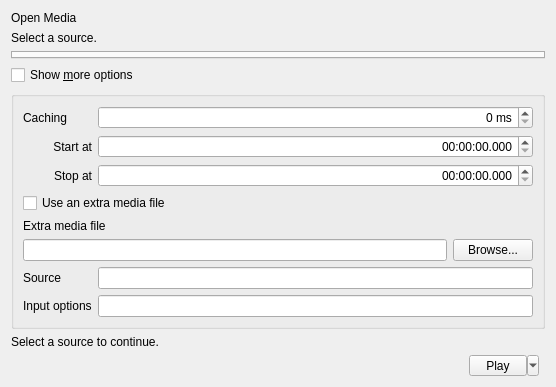
<?xml version="1.0" encoding="UTF-8"?>
<ui version="4.0">
 <author>Jean-Baptiste Kempf</author>
 <class>Open</class>
 <widget class="QWidget" name="Open">
  <property name="enabled">
   <bool>true</bool>
  </property>
  <property name="geometry">
   <rect>
    <x>0</x>
    <y>0</y>
    <width>556</width>
    <height>387</height>
   </rect>
  </property>
  <property name="sizePolicy">
   <sizepolicy hsizetype="Preferred" vsizetype="Preferred">
    <horstretch>0</horstretch>
    <verstretch>0</verstretch>
   </sizepolicy>
  </property>
  <property name="windowTitle">
   <string>Dialog</string>
  </property>
  <layout class="QGridLayout" name="gridLayout">
   <item row="0" column="0" colspan="3">
    <widget class="QLabel" name="openHeading">
     <property name="text">
      <string>Open Media</string>
     </property>
     <property name="wordWrap">
      <bool>true</bool>
     </property>
     <property name="textFormat">
      <enum>Qt::PlainText</enum>
     </property>
     <property name="redesignHeading" stdset="0">
      <bool>true</bool>
     </property>
    </widget>
   </item>
   <item row="1" column="0" colspan="3">
    <widget class="QLabel" name="openHelp">
     <property name="text">
      <string>Select a source.</string>
     </property>
     <property name="wordWrap">
      <bool>true</bool>
     </property>
     <property name="textFormat">
      <enum>Qt::PlainText</enum>
     </property>
    </widget>
   </item>
   <item row="2" column="0" colspan="3">
    <widget class="QScrollArea" name="openSourceScroll">
     <property name="widgetResizable">
      <bool>true</bool>
     </property>
     <property name="frameShape">
      <enum>QFrame::NoFrame</enum>
     </property>
     <widget class="QWidget" name="openSourceContent">
      <layout class="QVBoxLayout" name="openSourceLayout">
       <property name="leftMargin">
        <number>0</number>
       </property>
       <property name="rightMargin">
        <number>0</number>
       </property>
       <property name="topMargin">
        <number>0</number>
       </property>
       <property name="bottomMargin">
        <number>0</number>
       </property>
       <item>
        <widget class="QTabWidget" name="Tab" />
       </item>
       <item>
        <widget class="QCheckBox" name="advancedCheckBox">
         <property name="toolTip">
          <string>Show extended options</string>
         </property>
         <property name="text">
          <string>Show &amp;more options</string>
         </property>
        </widget>
       </item>
       <item>
        <widget class="QGroupBox" name="advancedFrame">
         <layout class="QGridLayout" name="gridLayout_2">
          <item row="0" column="0">
           <widget class="QLabel" name="cacheLabel">
            <property name="text">
             <string>Caching</string>
            </property>
            <property name="buddy">
             <cstring>cacheSpinBox</cstring>
            </property>
           </widget>
          </item>
          <item row="0" column="1">
           <widget class="QSpinBox" name="cacheSpinBox">
            <property name="toolTip">
             <string>Change the caching for the media</string>
            </property>
            <property name="alignment">
             <set>Qt::AlignRight</set>
            </property>
            <property name="suffix">
             <string> ms</string>
            </property>
            <property name="maximum">
             <number>65535</number>
            </property>
            <property name="singleStep">
             <number>100</number>
            </property>
            <property name="stepType">
             <enum>QAbstractSpinBox::AdaptiveDecimalStepType</enum>
            </property>
           </widget>
          </item>
          <item row="1" column="0">
           <widget class="QLabel" name="label_3">
            <property name="text">
             <string>Start at</string>
            </property>
            <property name="alignment">
             <set>Qt::AlignRight|Qt::AlignTrailing|Qt::AlignVCenter</set>
            </property>
            <property name="buddy">
             <cstring>startTimeTimeEdit</cstring>
            </property>
           </widget>
          </item>
          <item row="1" column="1">
           <widget class="QTimeEdit" name="startTimeTimeEdit">
            <property name="toolTip">
             <string>Change the start time for the media</string>
            </property>
            <property name="alignment">
             <set>Qt::AlignRight|Qt::AlignTrailing|Qt::AlignVCenter</set>
            </property>
            <property name="currentSection">
             <enum>QDateTimeEdit::HourSection</enum>
            </property>
            <property name="displayFormat">
             <string>HH:mm:ss.zzz</string>
            </property>
           </widget>
          </item>
          <item row="2" column="0">
           <widget class="QLabel" name="label_4">
            <property name="text">
             <string>Stop at</string>
            </property>
            <property name="alignment">
             <set>Qt::AlignRight|Qt::AlignTrailing|Qt::AlignVCenter</set>
            </property>
            <property name="buddy">
             <cstring>stopTimeTimeEdit</cstring>
            </property>
           </widget>
          </item>
          <item row="2" column="1">
           <widget class="QTimeEdit" name="stopTimeTimeEdit">
            <property name="toolTip">
             <string>Change the stop time for the media</string>
            </property>
            <property name="alignment">
             <set>Qt::AlignRight|Qt::AlignTrailing|Qt::AlignVCenter</set>
            </property>
            <property name="currentSection">
             <enum>QDateTimeEdit::HourSection</enum>
            </property>
            <property name="displayFormat">
             <string>HH:mm:ss.zzz</string>
            </property>
           </widget>
          </item>
          <item row="3" column="0" colspan="2">
           <widget class="QCheckBox" name="slaveCheckbox">
            <property name="text">
             <string>Use an extra media file</string>
            </property>
           </widget>
          </item>
          <item row="4" column="0" colspan="2">
           <widget class="QLabel" name="slaveLabel">
            <property name="text">
             <string>Extra media file</string>
            </property>
            <property name="buddy">
             <cstring>slaveText</cstring>
            </property>
           </widget>
          </item>
          <item row="5" column="0" colspan="2">
           <layout class="QHBoxLayout" name="extraSourceLayout">
            <item>
             <widget class="QLineEdit" name="slaveText" />
            </item>
            <item>
             <widget class="QPushButton" name="slaveBrowseButton">
              <property name="toolTip">
               <string>Select the file</string>
              </property>
              <property name="text">
               <string>Browse...</string>
              </property>
             </widget>
            </item>
           </layout>
          </item>
          <item row="6" column="0">
           <widget class="QLabel" name="advancedLabel">
            <property name="text">
             <string>Source</string>
            </property>
            <property name="buddy">
             <cstring>mrlLine</cstring>
            </property>
           </widget>
          </item>
          <item row="6" column="1">
           <widget class="QLineEdit" name="mrlLine">
            <property name="readOnly">
             <bool>true</bool>
            </property>
           </widget>
          </item>
          <item row="7" column="0">
           <widget class="QLabel" name="label">
            <property name="text">
             <string>Input options</string>
            </property>
            <property name="buddy">
             <cstring>advancedLineInput</cstring>
            </property>
           </widget>
          </item>
          <item row="7" column="1">
           <widget class="QLineEdit" name="advancedLineInput">
            <property name="toolTip">
             <string>Complete MRL for VLC internal</string>
            </property>
           </widget>
          </item>
         </layout>
        </widget>
       </item>
      </layout>
     </widget>
    </widget>
   </item>
   <item row="3" column="0" colspan="3">
    <widget class="QLabel" name="openFeedback">
     <property name="text">
      <string>Select a source to continue.</string>
     </property>
     <property name="wordWrap">
      <bool>true</bool>
     </property>
     <property name="textFormat">
      <enum>Qt::PlainText</enum>
     </property>
    </widget>
   </item>
   <item row="4" column="1">
    <widget class="QToolButton" name="playButton">
     <property name="sizePolicy">
      <sizepolicy hsizetype="Minimum" vsizetype="Minimum">
       <horstretch>0</horstretch>
       <verstretch>0</verstretch>
      </sizepolicy>
     </property>
     <property name="minimumSize">
      <size>
       <width>70</width>
       <height>0</height>
      </size>
     </property>
     <property name="text">
      <string>Play</string>
     </property>
     <property name="popupMode">
      <enum>QToolButton::MenuButtonPopup</enum>
     </property>
    </widget>
   </item>
   <item row="4" column="0">
    <spacer>
     <property name="orientation">
      <enum>Qt::Horizontal</enum>
     </property>
     <property name="sizeHint" stdset="0">
      <size>
       <width>40</width>
       <height>20</height>
      </size>
     </property>
    </spacer>
   </item>
   <item row="4" column="2">
    <widget class="QDialogButtonBox" name="buttonsBox">
     <property name="sizePolicy">
      <sizepolicy hsizetype="Maximum" vsizetype="Fixed">
       <horstretch>0</horstretch>
       <verstretch>0</verstretch>
      </sizepolicy>
     </property>
     <property name="standardButtons">
      <set>QDialogButtonBox::NoButton</set>
     </property>
    </widget>
   </item>
  </layout>
 </widget>
 <tabstops>
  <tabstop>Tab</tabstop>
  <tabstop>advancedCheckBox</tabstop>
  <tabstop>cacheSpinBox</tabstop>
  <tabstop>startTimeTimeEdit</tabstop>
  <tabstop>stopTimeTimeEdit</tabstop>
  <tabstop>slaveCheckbox</tabstop>
  <tabstop>slaveText</tabstop>
  <tabstop>slaveBrowseButton</tabstop>
  <tabstop>mrlLine</tabstop>
  <tabstop>advancedLineInput</tabstop>
  <tabstop>playButton</tabstop>
  <tabstop>buttonsBox</tabstop>
 </tabstops>
 <resources />
 <connections>
  <connection>
   <sender>slaveCheckbox</sender>
   <signal>toggled(bool)</signal>
   <receiver>slaveLabel</receiver>
   <slot>setVisible(bool)</slot>
   <hints>
    <hint type="sourcelabel">
     <x>74</x>
     <y>240</y>
    </hint>
    <hint type="destinationlabel">
     <x>83</x>
     <y>271</y>
    </hint>
   </hints>
  </connection>
  <connection>
   <sender>slaveCheckbox</sender>
   <signal>toggled(bool)</signal>
   <receiver>slaveText</receiver>
   <slot>setVisible(bool)</slot>
   <hints>
    <hint type="sourcelabel">
     <x>147</x>
     <y>240</y>
    </hint>
    <hint type="destinationlabel">
     <x>243</x>
     <y>270</y>
    </hint>
   </hints>
  </connection>
  <connection>
   <sender>slaveCheckbox</sender>
   <signal>toggled(bool)</signal>
   <receiver>slaveBrowseButton</receiver>
   <slot>setVisible(bool)</slot>
   <hints>
    <hint type="sourcelabel">
     <x>239</x>
     <y>240</y>
    </hint>
    <hint type="destinationlabel">
     <x>535</x>
     <y>271</y>
    </hint>
   </hints>
  </connection>
 </connections>
</ui>
